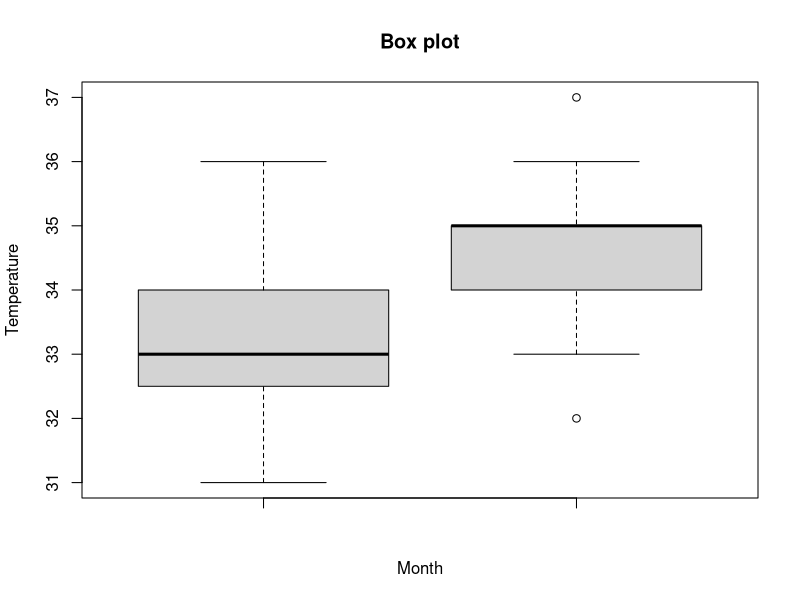

Generate this figure with R:
temp1 = c(32, 34, 31, 33, 35, 36, 34, 34, 34, 35, 32, 33, 33, 33, 32, 32, 34, 33, 32, 34, 32, 31, 33, 34, 35, 34, 33, 33, 33, 34, 34);temp1
temp2 = c(34, 34, 35, 35, 35, 35, 35, 35, 36, 37, 34, 33, 34, 35, 34, 34, 36, 34, 33, 34, 32, 33, 34, 36, 35, 35, 35, 34, 35, 34, 35);temp2
data = cbind(temp1, temp2);data
write.csv(data, "G:\\Pabna University of Science and Technology\\data1.csv")

alpha = 0.05;alpha
n1 = length(temp1);n1
n2 = length(temp2);n2
xbar1 = mean(temp1);xbar1
xbar2 = mean(temp2);xbar2
sd1 = sd(temp1);sd1
sd2 = sd(temp2);sd2

zstat = (xbar1 - xbar2) / sqrt((sd1^2 / n1) + (sd2^2 / n2));zstat
ztab = qnorm(alpha / 2, mean = 0, sd = 1);ztab

if (abs(zstat) > abs(ztab)) {
    print("Null hypothesis is rejected")
} else {
    print("Null hypothesis is accepted")
}

pval = 2 * pnorm(abs(zstat));pval

if (pval < alpha) {
    print("Null hypothesis is rejected")
} else {
    print("Null hypothesis is accepted")
}

boxplot(temp1, temp2, main = "Box plot", xlab = "Month", ylab = "Temperature")

LCL = (xbar1 - xbar2) - abs(ztab) * sqrt((sd1^2 / n1) + (sd2^2 / n2));LCL
UCL = (xbar1 - xbar2) + abs(ztab) * sqrt((sd1^2 / n1) + (sd2^2 / n2));UCL

